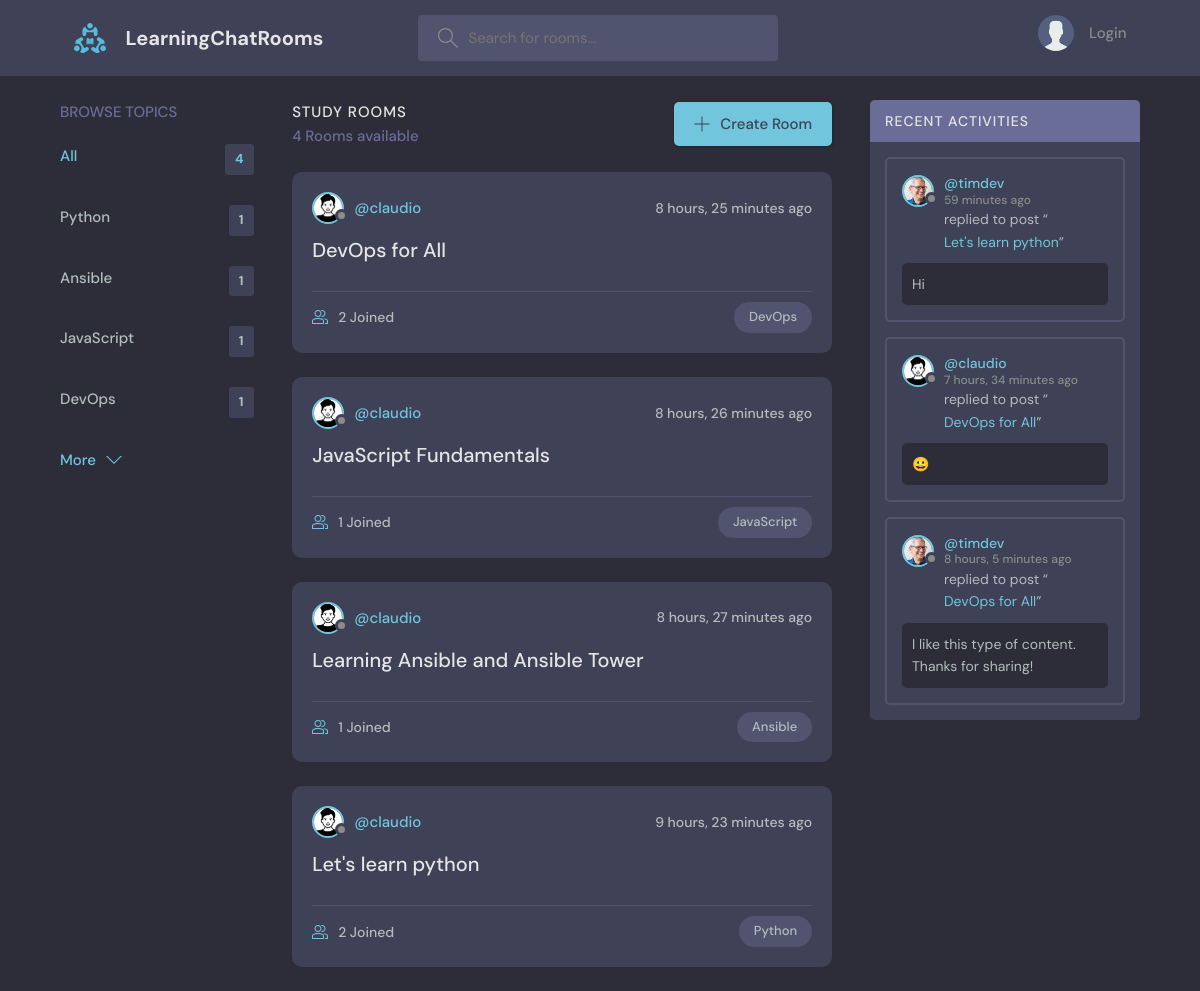
The page / on the database its author committed.
### base/models.py (models this page shows, shortened)
class Topic(models.Model):
    name = models.CharField(max_length=200)

class Room(models.Model):
    host = models.ForeignKey(User, on_delete=models.SET_NULL, null=True)
    topic = models.ForeignKey(Topic, on_delete=models.SET_NULL, null=True)
    name = models.CharField(max_length=200)
    description = models.TextField(null=True, blank=True)
    participants = models.ManyToManyField(User, related_name='participants', blank=True)
    updated = models.DateTimeField(auto_now=True) #this updates
    created = models.DateTimeField(auto_now_add=True) #one time not updates
    class Meta:
        ordering = ['-updated', '-created']
    def __str__(self):
        return self.name

class User(AbstractUser):
    name = models.CharField(max_length=200, null=True)
    email = models.EmailField(unique=True, null=True)
    bio = models.TextField(null=True)
    avatar = models.ImageField(null=True, default="avatar.svg")
    USERNAME_FIELD = 'email'
    REQUIRED_FIELDS = []

class Message(models.Model):
    user = models.ForeignKey(User, on_delete=models.CASCADE)
    room = models.ForeignKey(Room, on_delete=models.CASCADE)
    body = models.URLField()
    updated = models.DateTimeField(auto_now=True) #this updates
    created = models.DateTimeField(auto_now_add=True) #one time not updates
    class Meta:
        ordering = ['-updated', '-created']

### base/views.py (the view)
# urls.py: path('', views.home, name='home'),
def home(request):
    q = request.GET.get('q') if request.GET.get('q') != None else ''
    rooms = Room.objects.filter(
                                Q(topic__name__icontains=q) |
                                Q(name__icontains=q) |
                                Q(description__icontains=q)
                                )
    topics = Topic.objects.all()[0:5]
    room_count = rooms.count()
    room_messages = Message.objects.filter(Q(room__topic__name__icontains=q))[0:3]
    context = {'rooms': rooms, 'topics': topics, 'room_count': room_count, 'room_messages': room_messages}
    return render(request, 'base/home.html', context )

### base/templates/base/home.html (shortened to what this page needs)
{% extends 'main.html' %}
{% block content %}
    <main class="layout layout--3">
      <div class="container">
        {% include 'base/topics_components.html' %}
        <div class="roomList">
          <div class="roomList__header">
            <div>
              <h2>Study Rooms</h2>
              <p>{{room_count}} Rooms available</p>
            </div>
            <a class="btn btn--main" href="{% url 'create-room' %}">
              <svg version="1.1" xmlns="http://www.w3.org/2000/svg" width="32" height="32" viewBox="0 0 32 32">
                <title>add</title>
                <path
                  d="M16.943 0.943h-1.885v14.115h-14.115v1.885h14.115v14.115h1.885v-14.115h14.115v-1.885h-14.115v-14.115z"
                ></path>
              </svg>
              Create Room
            </a>
          </div>
          {% include 'base/feed_component.html' %}
        </div>
        {% include 'base/activity_component.html' %}
      </div>
    </main>
{% endblock content %}

### base/templates/base/topics_components.html
<div class="topics">
    <div class="topics__header">
      <h2>Browse Topics</h2>
    </div>
    <ul class="topics__list">
      <li>
        <a href="{% url 'home' %}" class="active">All <span>{{topics.count}}</span></a>
      </li>
      {% for topic in topics %}
      <li>
        <a href="{% url 'home' %}?q={{topic.name}}">{{topic.name}}<span>{{topic.room_set.all.count}}</span></a>
      </li>
      {% endfor %}
    </ul>
    <a class="btn btn--link" href="{% url 'topics' %}">
      More
      <svg version="1.1" xmlns="http://www.w3.org/2000/svg" width="32" height="32" viewBox="0 0 32 32">
        <title>chevron-down</title>
        <path d="M16 21l-13-13h-3l16 16 16-16h-3l-13 13z"></path>
      </svg>
    </a>
  </div>

### base/templates/base/feed_component.html (shortened to what this page needs)
{% for room in rooms %}
<div class="roomListRoom">
    <div class="roomListRoom__header">
      <a href="#" class="roomListRoom__author">
        <div class="avatar avatar--small">
          <img src="{{room.host.avatar.url}}" />
        </div>
        <span>@{{room.host.username}}</span>
      </a>
      <div class="roomListRoom__actions">
        <span>{{room.created | timesince }} ago</span>
      </div>
    </div>
    <div class="roomListRoom__content">
      <a href="{% url 'room' room.id %}">{{room.name}}</a>
    </div>
    <div class="roomListRoom__meta">
      <a href="{% url 'room' room.id %}" class="roomListRoom__joined">
        {{room.participants.all.count}} Joined
      </a>
      <p class="roomListRoom__topic">{{room.topic.name}}</p>
    </div>
  </div>
{% endfor%}

### base/templates/base/activity_component.html (shortened to what this page needs)
<div class="activities">
    <div class="activities__header">
      <h2>Recent Activities</h2>
    </div>
    {% for message in room_messages %}
    <div class="activities__box">
      <div class="activities__boxHeader roomListRoom__header">
        <a href="{% url 'user-profile' message.user.id %}" class="roomListRoom__author">
          <div class="avatar avatar--small">
            <img src="{{message.user.avatar.url}}" />
          </div>
          <p>
            @{{message.user.username}}
            <span>{{ message.created | timesince }} ago</span>
          </p>
        </a>
      </div>
      <div class="activities__boxContent">
        <p>replied to post “<a href="{% url 'room' message.room.id %}">{{message.room}}</a>”</p>
        <div class="activities__boxRoomContent">
          {{ message.body }}
        </div>
      </div>
    </div>
    {% endfor %}
  </div>

### rows shown on the page
Topic: name "Python", room_set.all.count "1"
Topic: name "Ansible", room_set.all.count "1"
Topic: name "JavaScript", room_set.all.count "1"
Topic: name "DevOps", room_set.all.count "1"
Room: host.avatar (picture), host.username "claudio", created "8 hours, 25 minutes", name "DevOps for All", participants.all.count "2", topic.name "DevOps"
Room: host.avatar (picture), host.username "claudio", created "8 hours, 26 minutes", name "JavaScript Fundamentals", participants.all.count "1", topic.name "JavaScript"
Room: host.avatar (picture), host.username "claudio", created "8 hours, 27 minutes", name "Learning Ansible and Ansible Tower", participants.all.count "1", topic.name "Ansible"
Room: host.avatar (picture), host.username "claudio", created "9 hours, 23 minutes", name "Let's learn python", participants.all.count "2", topic.name "Python"
Message: user.avatar (picture), user.username "timdev", created "59 minutes", room "Let's learn python", body "Hi"
Message: user.avatar (picture), user.username "claudio", created "7 hours, 34 minutes", room "DevOps for All", body "😀"
Message: user.avatar (picture), user.username "timdev", created "8 hours, 5 minutes", room "DevOps for All", body "I like this type of content. Thanks for sharing!"

### other values the page prints
{{ topics.count }} "4"
{{ room_count }} "4"
